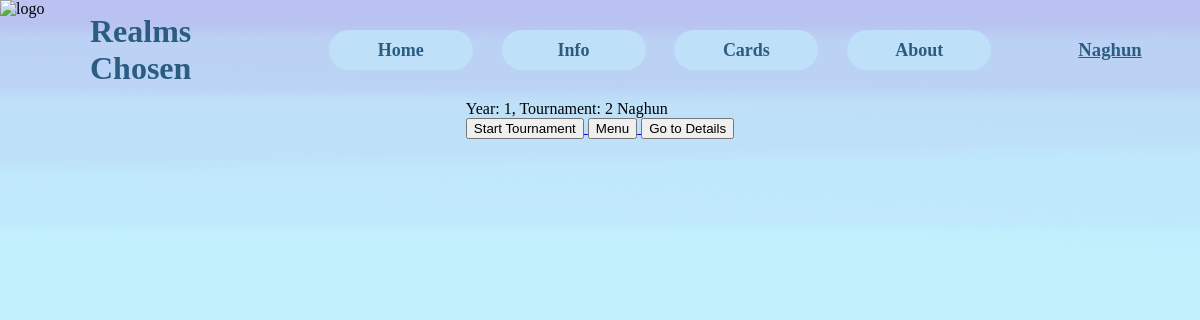
The app's page /game/lobby/ (signed in), older data.
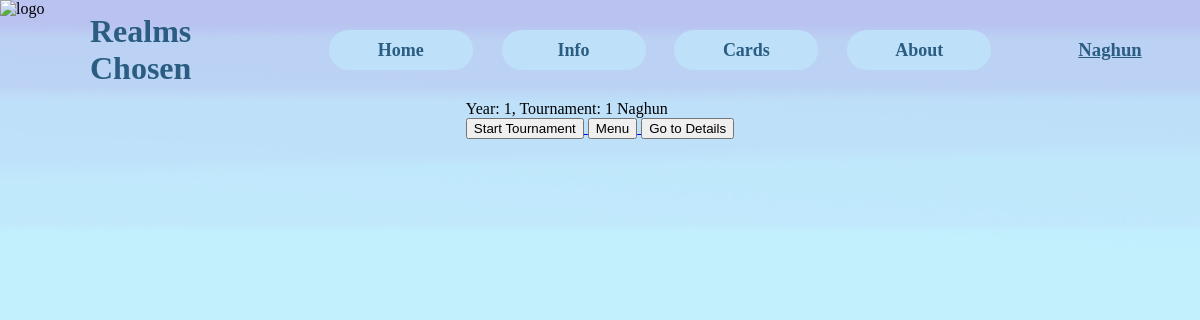
The same page, newer data.
### game/models.py (models this page shows, shortened)
class Tournament(models.Model):
    tournament=models.PositiveIntegerField(default=1)
    year=models.PositiveIntegerField(default=1)
    def __str__(self):
        return f"Year: {self.year}, Tournament: {self.tournament}"

### game/views.py (the view)
# urls.py: path('lobby/', Lobby_view.as_view(), name='lobby'),
class Lobby_view(LoginRequiredMixin, ListView):
    model=Tournament
    template_name='game/lobby.html'
    def get(self, request):
        tournament_number=Tournament.objects.get(id=1)
        world_name=request.session.get('world_name')
        context={'tournament_number':tournament_number, 'world_name':world_name}
        return render(request, self.template_name, context)

### templates/game/lobby.html (shortened to what this page needs)
{% extends 'base.html' %}
{% load static %}
{% block title %}
<link rel="stylesheet" type="text/css" href="{% static 'css/game/loby.css' %}">
{% endblock title %}
{% block content %}
<div class="okvirni_div">
    <div>
        {{tournament_number}}
        {{world_name}}
    </div>
    <div>
        <a href="{% url 'draft' %}">
            <button>Start Tournament</button>
        </a>
        <a href="{% url 'start' %}">
            <button>Menu</button>
        </a>
        <a href="{% url 'list' %}">
            <button>Go to Details</button>
        </a>
    </div>
</div>
{% endblock content %}

Row changes from the older to the newer data that the page shows:
changed Tournament: year+tournament "Year: 1, Tournament: 2" → "Year: 1, Tournament: 1"
